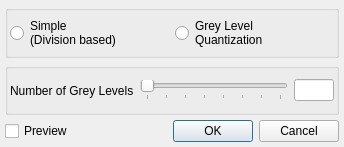
<?xml version="1.0" encoding="UTF-8"?>
<ui version="4.0">
 <class>GreyLevelsDialog</class>
 <widget class="QDialog" name="GreyLevelsDialog">
  <property name="geometry">
   <rect>
    <x>0</x>
    <y>0</y>
    <width>344</width>
    <height>147</height>
   </rect>
  </property>
  <property name="windowTitle">
   <string>Modify Grey Levels</string>
  </property>
  <layout class="QHBoxLayout" name="horizontalLayout_6">
   <property name="leftMargin">
    <number>5</number>
   </property>
   <property name="topMargin">
    <number>5</number>
   </property>
   <property name="rightMargin">
    <number>5</number>
   </property>
   <property name="bottomMargin">
    <number>5</number>
   </property>
   <item>
    <layout class="QVBoxLayout" name="verticalLayout">
     <property name="spacing">
      <number>5</number>
     </property>
     <item>
      <widget class="QGroupBox" name="groupBox">
       <property name="title">
        <string/>
       </property>
       <layout class="QHBoxLayout" name="horizontalLayout_5">
        <property name="leftMargin">
         <number>2</number>
        </property>
        <property name="topMargin">
         <number>2</number>
        </property>
        <property name="rightMargin">
         <number>2</number>
        </property>
        <property name="bottomMargin">
         <number>2</number>
        </property>
        <item>
         <layout class="QHBoxLayout" name="horizontalLayout_4">
          <item>
           <widget class="QRadioButton" name="rbSimple">
            <property name="text">
             <string>Simple
(Division based)</string>
            </property>
           </widget>
          </item>
          <item>
           <widget class="QRadioButton" name="rbImgQuant">
            <property name="text">
             <string>Grey Level
Quantization</string>
            </property>
           </widget>
          </item>
         </layout>
        </item>
       </layout>
      </widget>
     </item>
     <item>
      <widget class="QGroupBox" name="groupBox_2">
       <property name="title">
        <string/>
       </property>
       <layout class="QHBoxLayout" name="horizontalLayout_3">
        <property name="leftMargin">
         <number>2</number>
        </property>
        <property name="topMargin">
         <number>2</number>
        </property>
        <property name="rightMargin">
         <number>2</number>
        </property>
        <property name="bottomMargin">
         <number>2</number>
        </property>
        <item>
         <layout class="QHBoxLayout" name="horizontalLayout">
          <item>
           <widget class="QLabel" name="label">
            <property name="text">
             <string>Number of Grey Levels</string>
            </property>
           </widget>
          </item>
          <item>
           <widget class="QSlider" name="sliderBPP">
            <property name="minimum">
             <number>1</number>
            </property>
            <property name="maximum">
             <number>8</number>
            </property>
            <property name="orientation">
             <enum>Qt::Horizontal</enum>
            </property>
            <property name="invertedControls">
             <bool>false</bool>
            </property>
            <property name="tickPosition">
             <enum>QSlider::TicksBelow</enum>
            </property>
            <property name="tickInterval">
             <number>1</number>
            </property>
           </widget>
          </item>
          <item>
           <widget class="QLineEdit" name="txtBPP">
            <property name="maximumSize">
             <size>
              <width>40</width>
              <height>16777215</height>
             </size>
            </property>
            <property name="maxLength">
             <number>4</number>
            </property>
            <property name="alignment">
             <set>Qt::AlignCenter</set>
            </property>
            <property name="readOnly">
             <bool>true</bool>
            </property>
           </widget>
          </item>
         </layout>
        </item>
       </layout>
      </widget>
     </item>
     <item>
      <layout class="QHBoxLayout" name="horizontalLayout_2">
       <item>
        <widget class="QCheckBox" name="cbPreview">
         <property name="text">
          <string>Preview</string>
         </property>
        </widget>
       </item>
       <item>
        <spacer name="horizontalSpacer">
         <property name="orientation">
          <enum>Qt::Horizontal</enum>
         </property>
         <property name="sizeHint" stdset="0">
          <size>
           <width>40</width>
           <height>20</height>
          </size>
         </property>
        </spacer>
       </item>
       <item>
        <widget class="QDialogButtonBox" name="buttonBox">
         <property name="orientation">
          <enum>Qt::Horizontal</enum>
         </property>
         <property name="standardButtons">
          <set>QDialogButtonBox::Cancel|QDialogButtonBox::Ok</set>
         </property>
        </widget>
       </item>
      </layout>
     </item>
    </layout>
   </item>
  </layout>
 </widget>
 <resources/>
 <connections>
  <connection>
   <sender>buttonBox</sender>
   <signal>accepted()</signal>
   <receiver>GreyLevelsDialog</receiver>
   <slot>accept()</slot>
   <hints>
    <hint type="sourcelabel">
     <x>248</x>
     <y>254</y>
    </hint>
    <hint type="destinationlabel">
     <x>157</x>
     <y>274</y>
    </hint>
   </hints>
  </connection>
  <connection>
   <sender>buttonBox</sender>
   <signal>rejected()</signal>
   <receiver>GreyLevelsDialog</receiver>
   <slot>reject()</slot>
   <hints>
    <hint type="sourcelabel">
     <x>316</x>
     <y>260</y>
    </hint>
    <hint type="destinationlabel">
     <x>286</x>
     <y>274</y>
    </hint>
   </hints>
  </connection>
 </connections>
</ui>
